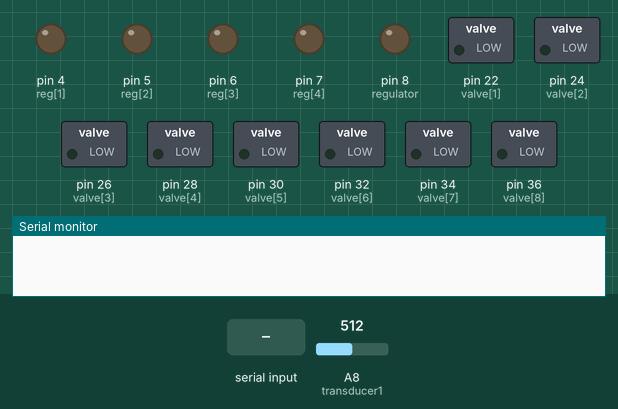
This sketch was run on a simulated Arduino Mega 2560, built with avr-gcc and run on an emulated ATmega2560. On the bench: switched loads named in the sketch (green lamp = pin HIGH), output pins drawn as LEDs (lit = HIGH), the last lines printed to the serial monitor. Inputs (shaded band) come from the test bench; at power-on: A8 (transducer1) = 512.

Above: at 2.2 s.
2.3 s: "90,45\n" received over Serial
At 3.3 s:
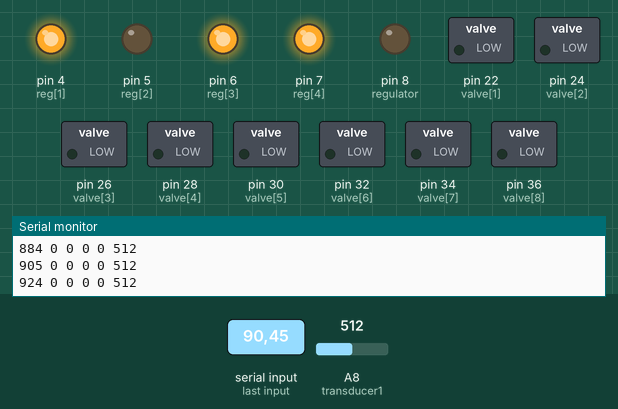
3.8 s: "5\n" received over Serial
At 4.6 s:
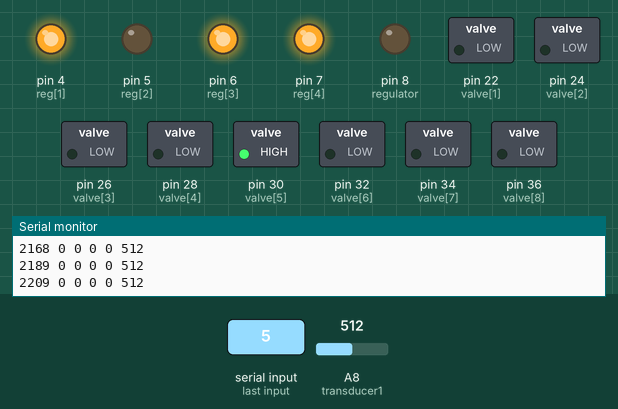
5.3 s: A8 (transducer1) set to 110
8.3 s: A8 (transducer1) set to 91
Timing chart, 0 to 11.3 s (numbered marks = the images above; inputs shaded):
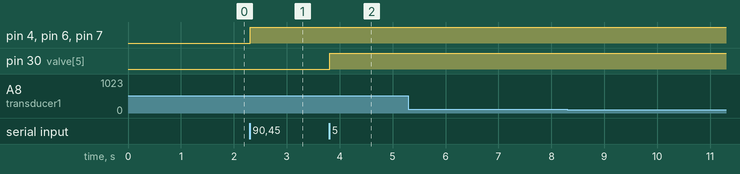

Measured:
- after the input at 2.3 s, pin 4 (reg[1]), pin 6 (reg[3]), pin 7 (reg[4]): LOW → HIGH at once
- after the input at 3.8 s, pin 30 (valve[5]): LOW → HIGH at once

The sketch:

setup_control.ino
```cpp
/*
Uses three (3) pressure transducers and one (1) pressure regulator.
 Applies a ramp up to max_pressure, increasing 1/255 analog output every time_step
 Records (2) pressures throughout as fast as possible.
 */

int regulator = 8;
int reg[]={0, 4, 5, 6, 7};

int transducer1 = A8;
int transducer2 = A9;
int transducer3 = A10;
int transducer4 = A11;
int transducer5 = A12;
int transducer6 = A13;

int transducer[] = {
  0,A8,A9,A10,A11,A12,A13};
int analog_output[7];

int time_step = 50;
int max_pressure = 100;

float calibration_pressure = 15;
float slope1;
float int1;
float slope2;
float int2;
float slope3;
float int3;
float v1_0;
float v2_0;
float v3_0;
float v1_10;
float v2_10;
float v3_10;

int analog_output1;
int analog_output2;
int analog_output3;
int analog_output4;
int analog_output5;
int analog_output6;

int num_valves = 4;
int num_gages = 1;

int valve[] = {
  0,22,24,26,28,30,32,34,36,38};

int incomingByte = 0;
char junk;

void setup() {
  pinMode(regulator,OUTPUT);
  for (int i=0; i < 9; i++){
    pinMode(valve[i], OUTPUT);
  }
  Serial.begin(9600);
  delay(1000);  // Run the following, enter slope and int values below in loop, then comment out this section
//  pressure_calibration();

  for (int i=1; i < 5; i++){
    pinMode(reg[i],OUTPUT);
  }

  slope1 =24.5520000457;
  //slope1=slope3;
  slope2=7.4671535491;

  int1 =-12.0000000000;
  //int1=int3;
  int2=-3.759124279;

}

void loop() {

  set_regulator(0);
  while (Serial.read() != 10);
  set_regulator(13);
  unsigned long prev_time = millis();
  unsigned long current_time = millis();
  long start_time = current_time;
  int val =0;

  while (Serial.read() != 10){
    while (Serial.available() == 0){
      current_time = millis();
      for (int i=1; i <= num_gages; i++){
        analog_output[i]=analogRead(transducer[i]);
      }
      //      analog_output1 = analogRead(transducer1);
      //      analog_output2 = analogRead(transducer2);
      //      analog_output3 = analogRead(transducer3);
      //      analog_output4 = analogRead(transducer4);
      //      analog_output5 = analogRead(transducer5);
      //      analog_output6 = analogRead(transducer6);

      Serial.print(current_time-start_time);
      Serial.print(" ");

      for (int i=1; i <= num_valves; i++){
        Serial.print(digitalRead(valve[i]));
        Serial.print(" ");
      }
      for (int i=1; i <= num_gages; i++){
        //        Serial.print(analogRead(transducer[i])); Serial.print(" ");
        Serial.print(analog_output[i]); Serial.print(" ");
//        Serial.print(abs((float)analog_output[i]/1023*5.0*slope2+int2));
        Serial.print(" ");
      }
      Serial.println();
      //      Serial.print(digitalRead(valve[8]));
      //      Serial.print("   ");
      //      Serial.print(abs((float)analog_output1/1023*5.0*slope2+int2));
      //      Serial.print(" ");
      //      Serial.print(abs((float)analog_output2/1023*5.0*slope2+int2));
      //      Serial.print(" ");
      //      Serial.print(abs((float)analog_output3/1023*5.0*slope1+int1));
      //      Serial.print(" ");
      //      Serial.print(abs((float)analog_output4/1023*5.0*slope1+int1));
      //      Serial.print(" ");
      //      Serial.print(abs((float)analog_output5/1023*5.0*slope1+int1));
      //      Serial.print(" ");
      //      Serial.println(abs((float)analog_output6/1023*5.0*slope1+int1));
      //      Serial.print("   ");
    }

    val = Serial.parseInt();
    Serial.read();
    if (digitalRead(valve[val])==HIGH) digitalWrite(valve[val],LOW);
    else                               digitalWrite(valve[val],HIGH);

  }


}

////    Manual pressure regulator
//  while (Serial.read() != 10){
//    current_time = millis();
//    int output_volt1 = analogRead(transducer1);
//    int output_volt2 = analogRead(transducer2);
//    Serial.print(millis()-start_time);        Serial.print(" ");
//    Serial.print((float)output_volt1/1023*5.0); Serial.print(" ");
//    Serial.println((float)output_volt2/1023*5.0);
//  }
void set_regulator(int i){
     int a=i%2;      // calculate LSB
     int b=i/2 %2;
     int c=i/4 %2;
     int d=i/8 %2;  //claculate MSB
     digitalWrite(reg[4],d);   //write MSB
     digitalWrite(reg[3],c);
     digitalWrite(reg[2],b);
     digitalWrite(reg[1],a);
}

void pressure_calibration(){
  Serial.println("Set pressure to 0 and press enter");
  while (Serial.read() != 10);
  v1_0 = (float)analogRead(transducer1)/1023*5.0;
  v2_0 = (float)analogRead(transducer2)/1023*5.0;
  //  v3_0 = (float)analogRead(transducer3)/1023*5.0;

  Serial.println("Set pressure to 15 and press enter");
  while (Serial.read() != 10);
  v1_10 = (float)analogRead(transducer1)/1023*5.0;
  v2_10 = (float)analogRead(transducer2)/1023*5.0;
  //  v3_10 = (float)analogRead(transducer3)/1023*5.0;

  slope1 = calibration_pressure/(v1_10-v1_0);
  slope2 = calibration_pressure/(v2_10-v2_0);
  //  slope3 = calibration_pressure/(v3_10-v3_0);

  int1 = (float)-v1_0*slope1;
  int2 = (float)-v2_0*slope2;
  //  int3 = (float)-v3_0*slope3;

  Serial.print("slope1 =");
  Serial.print(slope1,DEC);
  Serial.println(";");
  Serial.print("slope2 =");
  Serial.print(slope2,DEC);
  Serial.println(";");
  //  Serial.print("slope3 ="); Serial.print(slope3,DEC); Serial.println(";");
  Serial.print("int1 =");
  Serial.print(int1,DEC);
  Serial.println(";");
  Serial.print("int2 =");
  Serial.print(int2,DEC);
  Serial.println(";");
  //  Serial.print("int3 ="); Serial.print(int3,DEC); Serial.println(";");
}
```
